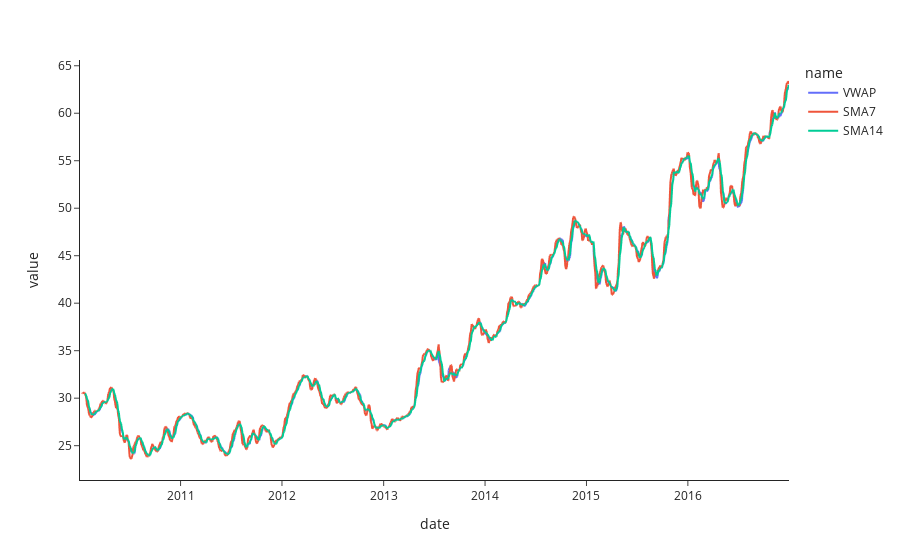

The notebook cell saved with this chart:
### Code cell
indicator = ta.volume.VolumeWeightedAveragePrice(stock_price["high"], stock_price["low"], 
                                     stock_price["close"],stock_price["volume"], window=14)
VWAP = indicator.volume_weighted_average_price()

indicator = ta.trend.SMAIndicator(stock_price["close"], window=7)
SMA7 = indicator.sma_indicator()

indicator = ta.trend.SMAIndicator(stock_price["close"], window=14)
SMA14 = indicator.sma_indicator()

VMAP_df = pd.concat([stock_price["date"], VWAP], axis=1)
VMAP_df["name"] = "VWAP"
VMAP_df = VMAP_df.rename(columns={VMAP_df.columns[0]: "date", VMAP_df.columns[1]: "value"})
SMA7_df = pd.concat([stock_price["date"], SMA7], axis=1)
SMA7_df["name"] = "SMA7"
SMA7_df = SMA7_df.rename(columns={SMA7_df.columns[1]: "date", SMA7_df.columns[1]: "value"})
SMA14_df = pd.concat([stock_price["date"], SMA14], axis=1)
SMA14_df["name"] = "SMA14"
SMA14_df = SMA14_df.rename(columns={SMA14_df.columns[1]: "date", SMA14_df.columns[1]: "value"})
VMAP_df = VMAP_df.append([SMA7_df, SMA14_df])

fig = px.line(VMAP_df, x="date", y="value", color="name")
fig.update_layout(template="simple_white")
fig

### Figure 1 — Plotly figure (JSON) as saved in the notebook; plotly's stock layout.template omitted (floating-point values rounded to 4 significant figures; data arrays with more than 128 entries replaced by an {"elided": "..."} marker saying what was removed)
{"data": [{"hovertemplate": "name=VWAP<br>date=%{x}<br>value=%{y}<extra></extra>", "legendgroup": "VWAP", "line": {"color": "#636efa", "dash": "solid"}, "mode": "lines", "name": "VWAP", "showlegend": true, "type": "scattergl", "x": {"elided": "1762 str values"}, "xaxis": "x", "y": {"elided": "1762 float values"}, "yaxis": "y"}, {"hovertemplate": "name=SMA7<br>date=%{x}<br>value=%{y}<extra></extra>", "legendgroup": "SMA7", "line": {"color": "#EF553B", "dash": "solid"}, "mode": "lines", "name": "SMA7", "showlegend": true, "type": "scattergl", "x": {"elided": "1762 str values"}, "xaxis": "x", "y": {"elided": "1762 float values"}, "yaxis": "y"}, {"hovertemplate": "name=SMA14<br>date=%{x}<br>value=%{y}<extra></extra>", "legendgroup": "SMA14", "line": {"color": "#00cc96", "dash": "solid"}, "mode": "lines", "name": "SMA14", "showlegend": true, "type": "scattergl", "x": {"elided": "1762 str values"}, "xaxis": "x", "y": {"elided": "1762 float values"}, "yaxis": "y"}], "layout": {"legend": {"title": {"text": "name"}, "tracegroupgap": 0}, "margin": {"t": 60}, "xaxis": {"anchor": "y", "domain": [0, 1], "title": {"text": "date"}}, "yaxis": {"anchor": "x", "domain": [0, 1], "title": {"text": "value"}}}}
